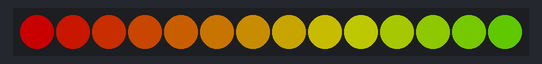
Bench run of a sketch on a simulated Arduino Nano, built with avr-gcc and run on an emulated ATmega328P. Parts: 14 RGB LEDs in strip order, left to right. Dim RGB values are drawn brighter than linear.

Above: at 0.01 s.
At 1.31 s:
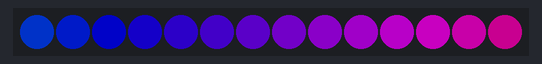
At 2.77 s:
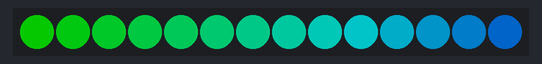
At 5.62 s:
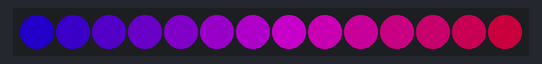
At 8.55 s:
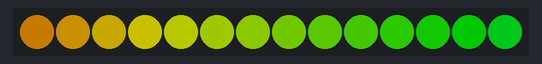
At 11.23 s:
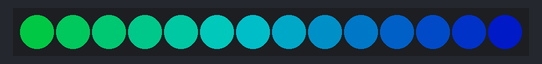

Measured:
- by itself, everything shown: repeats every 10.4 s, in 128 steps

The sketch:

nano.ino
```cpp
#include <SPI.h>
#include "Adafruit_NeoPixel.h"    //引入头文件
#ifdef __AVR__
 #include <avr/power.h>
#endif

#define LED_PIN    4     //定义信号输出引脚
#define LED_COUNT 14      //定义LED灯个数
#define ADD true
#define SUB false
boolean stat1 = true;     //呼吸状态反转标志
int val = 130;            //呼吸亮度变量
int color = 0;            //色彩改变变量
int count = 0;            //灯珠熄灭时间控制
Adafruit_NeoPixel strip(LED_COUNT, LED_PIN, NEO_GRB + NEO_KHZ800);//创建灯条对象
uint32_t hsvcolor = strip.ColorHSV(0*256,255, val); //控制颜色

void tail(int);

void setup(){
  strip.begin();
  strip.show();
}

void loop(void){
  tail(color);
  delay(80);
}

void tail(int sideColor){

  for(int i = 0; i < LED_COUNT; i ++){
    hsvcolor = strip.ColorHSV(sideColor*256, 255, 100);
    strip.setPixelColor(i, hsvcolor);
    sideColor += 5;
  }
  if(val>=140)
    stat1 = SUB;
  else if(val<=4){
    stat1 = ADD;
  }
  color += 10;
  strip.show();
  //delay(20);
  if(stat1==SUB) val -= 5;
  else if(stat1==ADD) val += 5;
}
```
